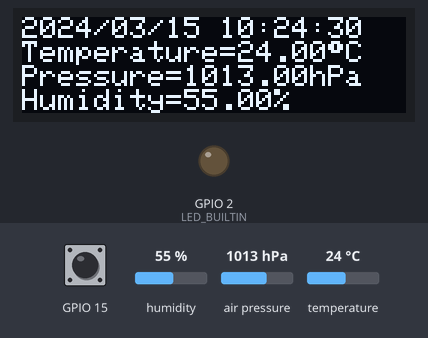
This sketch was run on a simulated ESP32. Shown: 128×32 one-colour display, output pins drawn as LEDs (lit = HIGH). Inputs (shaded band) come from the test bench; at power-on: GPIO 15 HIGH, humidity 55 %, air pressure 1013 hPa, temperature 24 °C. The local clock reads 2024-03-15 10:24:30 at power-on unless the sketch sets it; storage starts empty; pins used as bus, display or sensor lines are not drawn; what the sketch prints to the serial monitor is not drawn. At 0.4 s the program puts the board to deep sleep or switches it off; the recording ends there.

Above: at 0.33 s.
Timing chart, 0 to 0.4 s (numbered marks = the images above):
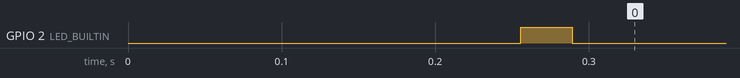

The sketch:

Lesson_4.ino
```cpp
/***************************************************************************
  Lesson 3

  Harte Microcontroller Workshop
 ***************************************************************************/

#include <Wire.h>
#include <Adafruit_Sensor.h>
#include <Adafruit_BME280.h>
#include <Adafruit_SSD1306.h>
#include <Adafruit_GFX.h>
#include "RTClib.h"
#include "FS.h"
#include "SD.h"
#include "SPI.h"

#define SEALEVELPRESSURE_HPA (1019.64) /* Sealevel pressure in millibar */
#define uS_TO_S_FACTOR 1000000         /* Conversion factor for micro seconds to seconds */
#define TIME_TO_SLEEP  10              /* Time ESP32 will go to sleep (in seconds) */
#define D4 4                           /* Digital input GPIO 4, which powers our sensors. */
#define OLED_RESET 4                   /* External VCC pin for display */

Adafruit_BME280 bme;                    // BME280 Enviromental Sensor in I2C mode (default).
Adafruit_SSD1306 display(OLED_RESET);   // SSD1306 128x32 OLED Display.
RTC_DS3231 rtc;                         // RTC DS3231 Real Time Clock.
RTC_DATA_ATTR boolean firstBoot = true; // Is this the first time we started?

struct MSR {
  float temperature;
  float pressure;
  float humidity;
  char datetime[20];
} measurements;

void setup() {
  Serial.begin(115200);
  Serial.println(F("Begin Lesson 3"));

  Serial.println(F("Turning on D4 to power devices"));
  turnOnPinD4();

  Serial.println(F("Starting BME 280 Sensor"));
  if (!startSensor()) {
    stopError();
    return;
  }

  Serial.println(F("Starting Real Time Clock"));
  if (!startRealTimeClock()){
    //stopError();
    //return;
  }

  Serial.println(F("Current time is:"));
  printDateTime();

  Serial.println(F("Starting SD Card Reader/Writer"));
  if (!startSdCard()) {
    //stopError();
    //return;
  }

  Serial.println(F("Starting the Display"));
  startDisplay();

  // Is this the first time we started?
  if(firstBoot) {
    firstBoot = false;
    Serial.println(F("I just started up..."));
  } else {
    Serial.println(F("I AM AWAKE!"));
  }

  turnOnBlueLED();
  getValues();
  displayValues();
  printValues();
  saveValues();
  turnOffBlueLED();
  goToSleep();
}

void loop() {
  // I don't run anymore in DEEP SLEEP mode.
}

bool startSensor() {
  if (!bme.begin(0x76)) {
    Serial.println("Could not find a valid BME280 sensor, check wiring!");
    return false;
  }

  return true;
}

bool startRealTimeClock() {
  if (!rtc.begin()) {
    Serial.println(F("Couldn't find RTC"));
    return false;
  }

  return true;
}

bool startSdCard() {
  if(!SD.begin()){
      Serial.println(F("Card Mount Failed"));
      return false;
  }

  if(SD.cardType() == CARD_NONE){
      Serial.println(F("No SD card attached"));
      return false;
  }

  return true;
}

void startDisplay() {
  // initialize with the I2C addr 0x3C (for the 128x32)
  display.begin(SSD1306_SWITCHCAPVCC, 0x3C);
  display.clearDisplay();
}

void goToSleep() {
  Serial.println(F("Going to Sleep!"));
  delay(100); // Wait a little to make sure everything is done.
  //esp_sleep_enable_timer_wakeup(TIME_TO_SLEEP * uS_TO_S_FACTOR);
  touchAttachInterrupt(T3, touchCallback, 40);
  esp_sleep_enable_touchpad_wakeup();
  esp_deep_sleep_start();
}

void touchCallback() {
  // placeholder
}

void turnOnPinD4() {
  pinMode(D4, OUTPUT);
  digitalWrite(D4, HIGH);
  delay(200); //Wait a little bit for the pin to stabilize.
}

void getValues() {
  measurements.temperature = bme.readTemperature();
  measurements.pressure = bme.readPressure() / 100.0F;
  measurements.humidity = bme.readHumidity();
  DateTime now = rtc.now();
  snprintf(measurements.datetime, 20, "%d/%02d/%02d %02d:%02d:%02d", now.year(), now.month(), now.day(), now.hour(), now.minute(), now.second());
}

void saveValues() {
  char message[100];
  snprintf(message, 300, "%s,%.2f,%.2f,%.2f\n", measurements.datetime, measurements.temperature, measurements.pressure, measurements.humidity);
  writeToFile(SD, "/data.csv", message);
}

void printValues() {
  Serial.println();

  Serial.print("Current Time = ");
  Serial.print(measurements.datetime);
  Serial.println(" UTC");

  Serial.print("Temperature = ");
  Serial.print(measurements.temperature);
  Serial.println(" *C");

  Serial.print("Pressure = ");
  Serial.print(measurements.pressure);
  Serial.println(" hPa");

  Serial.print("Humidity = ");
  Serial.print(measurements.humidity);
  Serial.println(" %");

  Serial.println();
}

void displayValues() {
  display.clearDisplay();
  display.setTextSize(1);
  display.setTextColor(WHITE);
  display.setCursor(0,0);
  display.println(measurements.datetime);
  display.setCursor(0,8);
  display.println("Temperature=" + String(measurements.temperature) + (char)247 +"C");
  display.setCursor(0,16);
  display.println("Pressure=" + String(measurements.pressure) + "hPa");
  display.setCursor(0,24);
  display.println("Humidity=" + String(measurements.humidity) + "%");
  display.display();
}

void printDateTime() {
  DateTime now = rtc.now();
  char datetime[20];
  snprintf(datetime, 20, "%d/%02d/%02d %02d:%02d:%02d UTC", now.year(), now.month(), now.day(), now.hour(), now.minute(), now.second());
  Serial.println(datetime);
}

void writeToFile(fs::FS &fs, const char * path, const char * message) {
  Serial.printf("Writing to file: %s\n", path);

  File file = fs.open(path, FILE_APPEND);
  if(!file){
      File file = fs.open(path, FILE_WRITE);
      file.print("time,temperature,pressure,humidity\n");
  }
  if(file.print(message)){
      Serial.println("File Write Success");
  } else {
      Serial.println("File Write Failed");
  }
  file.close();
}

void turnOnBlueLED() {
  pinMode(LED_BUILTIN, OUTPUT);
  digitalWrite(LED_BUILTIN, HIGH);
}

void turnOffBlueLED() {
  pinMode(LED_BUILTIN, OUTPUT);
  digitalWrite(LED_BUILTIN, LOW);
}

void stopError() {
  while (1) {
    turnOnBlueLED();
    delay(100);
    turnOffBlueLED();
    delay(100);
    turnOnBlueLED();
    delay(100);
    turnOffBlueLED();
    delay(800);
  }
}
```

Measured:
- by itself, GPIO 2 (LED_BUILTIN): LOW → HIGH at 0.26 s, → LOW 0.03 s later
